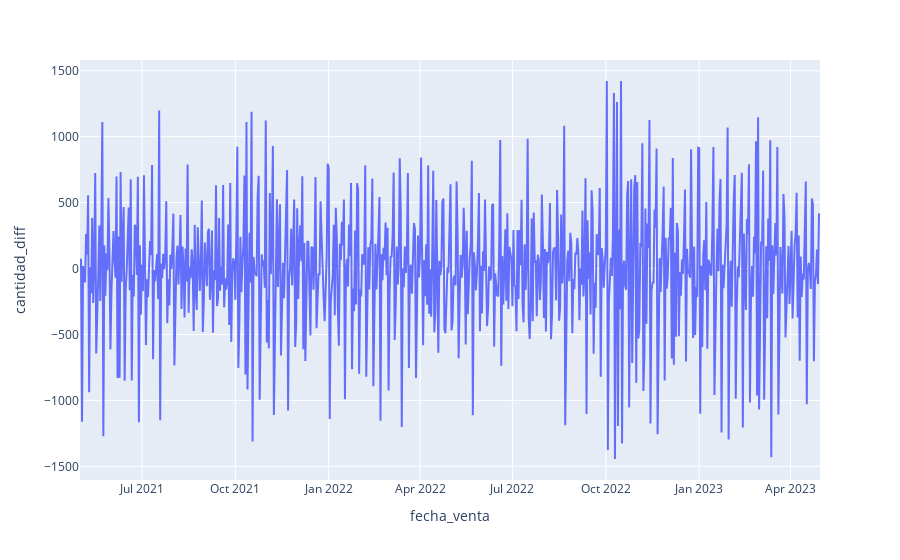

This figure's notebook cell:
### Code cell
# 11
# La nueva serie temporal tiene esta pinta

fig = px.line(group, x="fecha_venta", y="cantidad_diff")
fig.show()

### Figure 1 — Plotly figure (JSON) as saved in the notebook; plotly's stock layout.template omitted (floating-point values rounded to 4 significant figures; data arrays with more than 128 entries replaced by an {"elided": "..."} marker saying what was removed)
{"data": [{"hovertemplate": "fecha_venta=%{x}<br>cantidad_diff=%{y}<extra></extra>", "legendgroup": "", "line": {"color": "#636efa", "dash": "solid"}, "marker": {"symbol": "circle"}, "mode": "lines", "name": "", "orientation": "v", "showlegend": false, "type": "scatter", "x": {"elided": "730 str values"}, "xaxis": "x", "y": {"elided": "730 float values"}, "yaxis": "y"}], "layout": {"legend": {"tracegroupgap": 0}, "margin": {"t": 60}, "xaxis": {"anchor": "y", "domain": [0, 1], "title": {"text": "fecha_venta"}}, "yaxis": {"anchor": "x", "domain": [0, 1], "title": {"text": "cantidad_diff"}}}}
